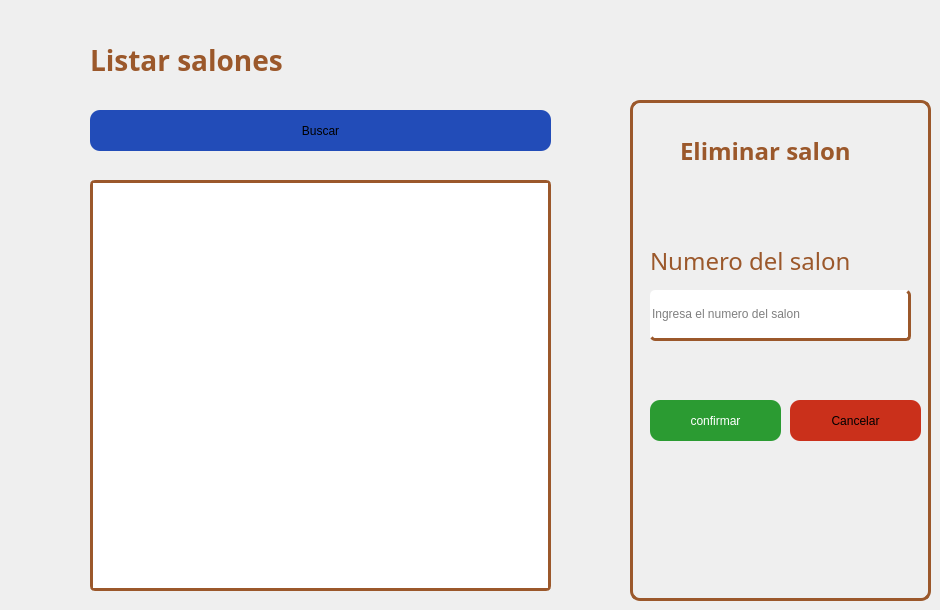
            <widget class="QWidget" name="tab_5">
             <attribute name="title">
              <string>Listar salones</string>
             </attribute>
             <widget class="QTextEdit" name="sResultadoListar_6">
              <property name="enabled">
               <bool>true</bool>
              </property>
              <property name="geometry">
               <rect>
                <x>90</x>
                <y>180</y>
                <width>461</width>
                <height>411</height>
               </rect>
              </property>
              <property name="font">
               <font>
                <family>Adwaita Sans</family>
                <pointsize>12</pointsize>
               </font>
              </property>
              <property name="cursor" stdset="0">
               <cursorShape>IBeamCursor</cursorShape>
              </property>
              <property name="styleSheet">
               <string notr="true">border: unset;
color: rgb(0, 0, 0);
border-radius: 5px;
border: 3px solid rgba(155, 88, 43, 1.0);
</string>
              </property>
              <property name="verticalScrollBarPolicy">
               <enum>Qt::ScrollBarPolicy::ScrollBarAsNeeded</enum>
              </property>
              <property name="readOnly">
               <bool>true</bool>
              </property>
             </widget>
             <widget class="QPushButton" name="slBuscar_6">
              <property name="geometry">
               <rect>
                <x>90</x>
                <y>110</y>
                <width>461</width>
                <height>41</height>
               </rect>
              </property>
              <property name="styleSheet">
               <string notr="true">border-radius: 10px;
background-color: rgb(38, 96, 255);
background-color: rgb(34, 76, 184);</string>
              </property>
              <property name="text">
               <string>Buscar</string>
              </property>
             </widget>
             <widget class="QFrame" name="frame_6">
              <property name="geometry">
               <rect>
                <x>630</x>
                <y>100</y>
                <width>301</width>
                <height>501</height>
               </rect>
              </property>
              <property name="styleSheet">
               <string notr="true">border: 3px solid rgb(155, 88, 43);
border-radius: 10px;</string>
              </property>
              <property name="frameShape">
               <enum>QFrame::Shape::StyledPanel</enum>
              </property>
              <property name="frameShadow">
               <enum>QFrame::Shadow::Raised</enum>
              </property>
              <widget class="QPushButton" name="seCancelar_2">
               <property name="geometry">
                <rect>
                 <x>160</x>
                 <y>300</y>
                 <width>131</width>
                 <height>41</height>
                </rect>
               </property>
               <property name="cursor">
                <cursorShape>PointingHandCursor</cursorShape>
               </property>
               <property name="styleSheet">
                <string notr="true">border: none;
border-radius: 10px;
background-color: #CA301B;</string>
               </property>
               <property name="text">
                <string>Cancelar</string>
               </property>
              </widget>
              <widget class="QPushButton" name="seConfirmar_2">
               <property name="enabled">
                <bool>true</bool>
               </property>
               <property name="geometry">
                <rect>
                 <x>20</x>
                 <y>300</y>
                 <width>131</width>
                 <height>41</height>
                </rect>
               </property>
               <property name="cursor">
                <cursorShape>PointingHandCursor</cursorShape>
               </property>
               <property name="styleSheet">
                <string notr="true">color: rgb(255, 255, 255);
border: none;
border-radius: 10px;
background-color: #2B9B32;</string>
               </property>
               <property name="text">
                <string>confirmar</string>
               </property>
              </widget>
              <widget class="QLabel" name="label_55">
               <property name="geometry">
                <rect>
                 <x>50</x>
                 <y>30</y>
                 <width>201</width>
                 <height>41</height>
                </rect>
               </property>
               <property name="font">
                <font>
                 <family>Adwaita Sans</family>
                 <pointsize>18</pointsize>
                 <bold>true</bold>
                </font>
               </property>
               <property name="styleSheet">
                <string notr="true">border: none;
color: rgba(155, 88, 43, 1.0);
</string>
               </property>
               <property name="text">
                <string>Eliminar salon</string>
               </property>
              </widget>
              <widget class="QLabel" name="label_56">
               <property name="geometry">
                <rect>
                 <x>20</x>
                 <y>140</y>
                 <width>251</width>
                 <height>41</height>
                </rect>
               </property>
               <property name="font">
                <font>
                 <family>Adwaita Sans</family>
                 <pointsize>18</pointsize>
                 <bold>false</bold>
                </font>
               </property>
               <property name="styleSheet">
                <string notr="true">border: none;
color: rgba(155, 88, 43, 1.0);
</string>
               </property>
               <property name="text">
                <string>Numero del salon</string>
               </property>
              </widget>
              <widget class="QLineEdit" name="seEliminarInput_2">
               <property name="geometry">
                <rect>
                 <x>20</x>
                 <y>190</y>
                 <width>261</width>
                 <height>51</height>
                </rect>
               </property>
               <property name="styleSheet">
                <string notr="true">border: unset;
color: rgb(0, 0, 0);
border-radius: 5px;
border-bottom: 3px solid rgba(155, 88, 43, 1.0);
border-right: 3px solid  rgba(155, 88, 43, 1.0);</string>
               </property>
               <property name="placeholderText">
                <string>Ingresa el numero del salon</string>
               </property>
              </widget>
             </widget>
             <widget class="QLabel" name="label_57">
              <property name="geometry">
               <rect>
                <x>90</x>
                <y>40</y>
                <width>251</width>
                <height>41</height>
               </rect>
              </property>
              <property name="font">
               <font>
                <family>Adwaita Sans</family>
                <pointsize>-1</pointsize>
                <bold>true</bold>
               </font>
              </property>
              <property name="styleSheet">
               <string notr="true">color: rgba(155, 88, 43, 1.0);
font-size: 28px;</string>
              </property>
              <property name="text">
               <string>Listar salones</string>
              </property>
             </widget>
            </widget>
